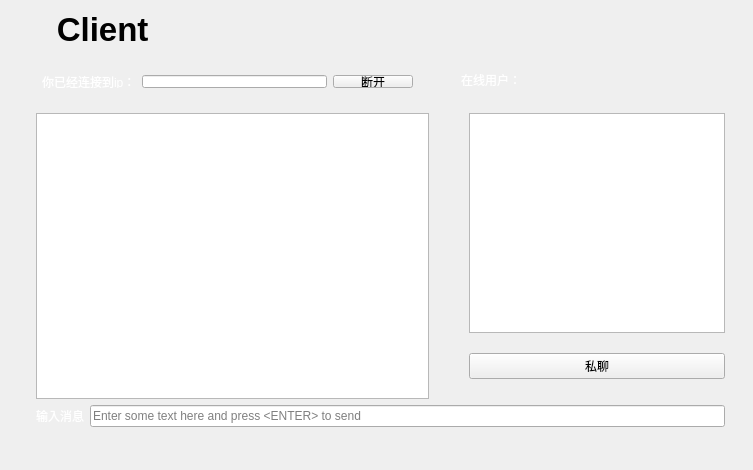
<?xml version="1.0" encoding="UTF-8"?>
<ui version="4.0">
 <class>ClientDialog</class>
 <widget class="QDialog" name="ClientDialog">
  <property name="geometry">
   <rect>
    <x>0</x>
    <y>0</y>
    <width>753</width>
    <height>470</height>
   </rect>
  </property>
  <property name="sizePolicy">
   <sizepolicy hsizetype="Preferred" vsizetype="Preferred">
    <horstretch>0</horstretch>
    <verstretch>0</verstretch>
   </sizepolicy>
  </property>
  <property name="minimumSize">
   <size>
    <width>753</width>
    <height>470</height>
   </size>
  </property>
  <property name="maximumSize">
   <size>
    <width>753</width>
    <height>470</height>
   </size>
  </property>
  <property name="windowTitle">
   <string>Dialog</string>
  </property>
  <property name="styleSheet">
   <string notr="true">#ClientDialog {
	background-image: url(:/test_2.png);
}</string>
  </property>
  <layout class="QVBoxLayout" name="verticalLayout_4">
   <item>
    <widget class="QLabel" name="label_5">
     <property name="font">
      <font>
       <pointsize>25</pointsize>
       <weight>75</weight>
       <bold>true</bold>
      </font>
     </property>
     <property name="text">
      <string>     Client</string>
     </property>
    </widget>
   </item>
   <item>
    <widget class="QStackedWidget" name="stackedWidget">
     <property name="styleSheet">
      <string notr="true">#ClientDialog{ background-image: url(:/images/test_2.png);}</string>
     </property>
     <property name="currentIndex">
      <number>1</number>
     </property>
     <widget class="QWidget" name="Page_1">
      <widget class="QPushButton" name="pushButton_Login">
       <property name="geometry">
        <rect>
         <x>320</x>
         <y>250</y>
         <width>76</width>
         <height>32</height>
        </rect>
       </property>
       <property name="cursor">
        <cursorShape>ArrowCursor</cursorShape>
       </property>
       <property name="text">
        <string>连接</string>
       </property>
       <property name="checkable">
        <bool>false</bool>
       </property>
       <property name="autoDefault">
        <bool>false</bool>
       </property>
       <property name="default">
        <bool>true</bool>
       </property>
       <property name="flat">
        <bool>false</bool>
       </property>
      </widget>
      <widget class="QWidget" name="layoutWidget">
       <property name="geometry">
        <rect>
         <x>230</x>
         <y>120</y>
         <width>261</width>
         <height>111</height>
        </rect>
       </property>
       <layout class="QVBoxLayout" name="verticalLayout_2">
        <item>
         <layout class="QHBoxLayout" name="horizontalLayout_3">
          <item>
           <widget class="QLabel" name="label_ServerIP">
            <property name="minimumSize">
             <size>
              <width>70</width>
              <height>21</height>
             </size>
            </property>
            <property name="styleSheet">
             <string notr="true">color: rgb(255, 255, 255);</string>
            </property>
            <property name="text">
             <string>服务器ip：</string>
            </property>
           </widget>
          </item>
          <item>
           <widget class="QLineEdit" name="lineEdit_ServerIPAddr">
            <property name="statusTip">
             <string/>
            </property>
            <property name="autoFillBackground">
             <bool>false</bool>
            </property>
            <property name="text">
             <string/>
            </property>
            <property name="placeholderText">
             <string>xxxx.xxxx.xxxx.xxxx</string>
            </property>
           </widget>
          </item>
         </layout>
        </item>
        <item>
         <layout class="QHBoxLayout" name="horizontalLayout_4">
          <item>
           <widget class="QLabel" name="label_port">
            <property name="minimumSize">
             <size>
              <width>70</width>
              <height>21</height>
             </size>
            </property>
            <property name="styleSheet">
             <string notr="true">color: rgb(255, 255, 255);</string>
            </property>
            <property name="text">
             <string>端口号：</string>
            </property>
           </widget>
          </item>
          <item>
           <widget class="QLineEdit" name="lineEdit_port">
            <property name="text">
             <string/>
            </property>
            <property name="placeholderText">
             <string>1 - 65535</string>
            </property>
           </widget>
          </item>
         </layout>
        </item>
        <item>
         <layout class="QHBoxLayout" name="horizontalLayout_5">
          <item>
           <widget class="QLabel" name="label_username">
            <property name="styleSheet">
             <string notr="true">color: rgb(255, 255, 255);</string>
            </property>
            <property name="text">
             <string>昵称：            </string>
            </property>
           </widget>
          </item>
          <item>
           <widget class="QLineEdit" name="lineEdit_username">
            <property name="text">
             <string/>
            </property>
            <property name="maxLength">
             <number>20</number>
            </property>
            <property name="placeholderText">
             <string>username</string>
            </property>
           </widget>
          </item>
         </layout>
        </item>
       </layout>
      </widget>
     </widget>
     <widget class="QWidget" name="Page_2">
      <widget class="QLabel" name="label_OnlineUsers">
       <property name="geometry">
        <rect>
         <x>450</x>
         <y>10</y>
         <width>91</width>
         <height>31</height>
        </rect>
       </property>
       <property name="styleSheet">
        <string notr="true">color: rgb(255, 255, 255);</string>
       </property>
       <property name="text">
        <string>在线用户：</string>
       </property>
      </widget>
      <widget class="QWidget" name="layoutWidget">
       <property name="geometry">
        <rect>
         <x>20</x>
         <y>10</y>
         <width>393</width>
         <height>35</height>
        </rect>
       </property>
       <layout class="QHBoxLayout" name="horizontalLayout_7">
        <item>
         <layout class="QHBoxLayout" name="horizontalLayout_6">
          <item>
           <widget class="QLabel" name="label_you_are">
            <property name="styleSheet">
             <string notr="true">color: rgb(255, 255, 255);</string>
            </property>
            <property name="text">
             <string>你已经连接到ip：</string>
            </property>
           </widget>
          </item>
          <item>
           <widget class="QLineEdit" name="lineEdit_ServerIP">
            <property name="font">
             <font>
              <weight>75</weight>
              <bold>true</bold>
             </font>
            </property>
            <property name="focusPolicy">
             <enum>Qt::NoFocus</enum>
            </property>
            <property name="text">
             <string/>
            </property>
            <property name="alignment">
             <set>Qt::AlignCenter</set>
            </property>
            <property name="readOnly">
             <bool>true</bool>
            </property>
           </widget>
          </item>
         </layout>
        </item>
        <item>
         <widget class="QPushButton" name="pushButton_Disconnect">
          <property name="text">
           <string>断开</string>
          </property>
          <property name="autoDefault">
           <bool>false</bool>
          </property>
         </widget>
        </item>
       </layout>
      </widget>
      <widget class="QWidget" name="layoutWidget">
       <property name="geometry">
        <rect>
         <x>14</x>
         <y>48</y>
         <width>711</width>
         <height>361</height>
        </rect>
       </property>
       <layout class="QVBoxLayout" name="verticalLayout_3">
        <item>
         <layout class="QHBoxLayout" name="horizontalLayout_2">
          <property name="spacing">
           <number>40</number>
          </property>
          <item>
           <widget class="QTextEdit" name="textEdit_ChatDisplay">
            <property name="enabled">
             <bool>true</bool>
            </property>
            <property name="maximumSize">
             <size>
              <width>16777215</width>
              <height>323</height>
             </size>
            </property>
            <property name="focusPolicy">
             <enum>Qt::NoFocus</enum>
            </property>
            <property name="readOnly">
             <bool>true</bool>
            </property>
           </widget>
          </item>
          <item>
           <layout class="QVBoxLayout" name="verticalLayout">
            <property name="spacing">
             <number>20</number>
            </property>
            <property name="bottomMargin">
             <number>20</number>
            </property>
            <item>
             <widget class="QListWidget" name="listWidget_OnlineUsers">
              <property name="sizePolicy">
               <sizepolicy hsizetype="Fixed" vsizetype="Expanding">
                <horstretch>0</horstretch>
                <verstretch>0</verstretch>
               </sizepolicy>
              </property>
             </widget>
            </item>
            <item>
             <widget class="QPushButton" name="pushButton_PrivateChat">
              <property name="sizePolicy">
               <sizepolicy hsizetype="Preferred" vsizetype="Fixed">
                <horstretch>0</horstretch>
                <verstretch>0</verstretch>
               </sizepolicy>
              </property>
              <property name="text">
               <string>私聊</string>
              </property>
              <property name="autoDefault">
               <bool>false</bool>
              </property>
             </widget>
            </item>
           </layout>
          </item>
         </layout>
        </item>
        <item>
         <layout class="QHBoxLayout" name="horizontalLayout">
          <property name="spacing">
           <number>6</number>
          </property>
          <property name="rightMargin">
           <number>0</number>
          </property>
          <property name="bottomMargin">
           <number>25</number>
          </property>
          <item>
           <widget class="QLabel" name="label_Text">
            <property name="styleSheet">
             <string notr="true">color: rgb(255, 255, 255);</string>
            </property>
            <property name="text">
             <string>输入消息</string>
            </property>
           </widget>
          </item>
          <item>
           <widget class="QLineEdit" name="lineEdit_ChatInput">
            <property name="placeholderText">
             <string>Enter some text here and press &lt;ENTER&gt; to send</string>
            </property>
           </widget>
          </item>
         </layout>
        </item>
       </layout>
      </widget>
     </widget>
    </widget>
   </item>
  </layout>
 </widget>
 <layoutdefault spacing="6" margin="11"/>
 <resources/>
 <connections/>
</ui>
